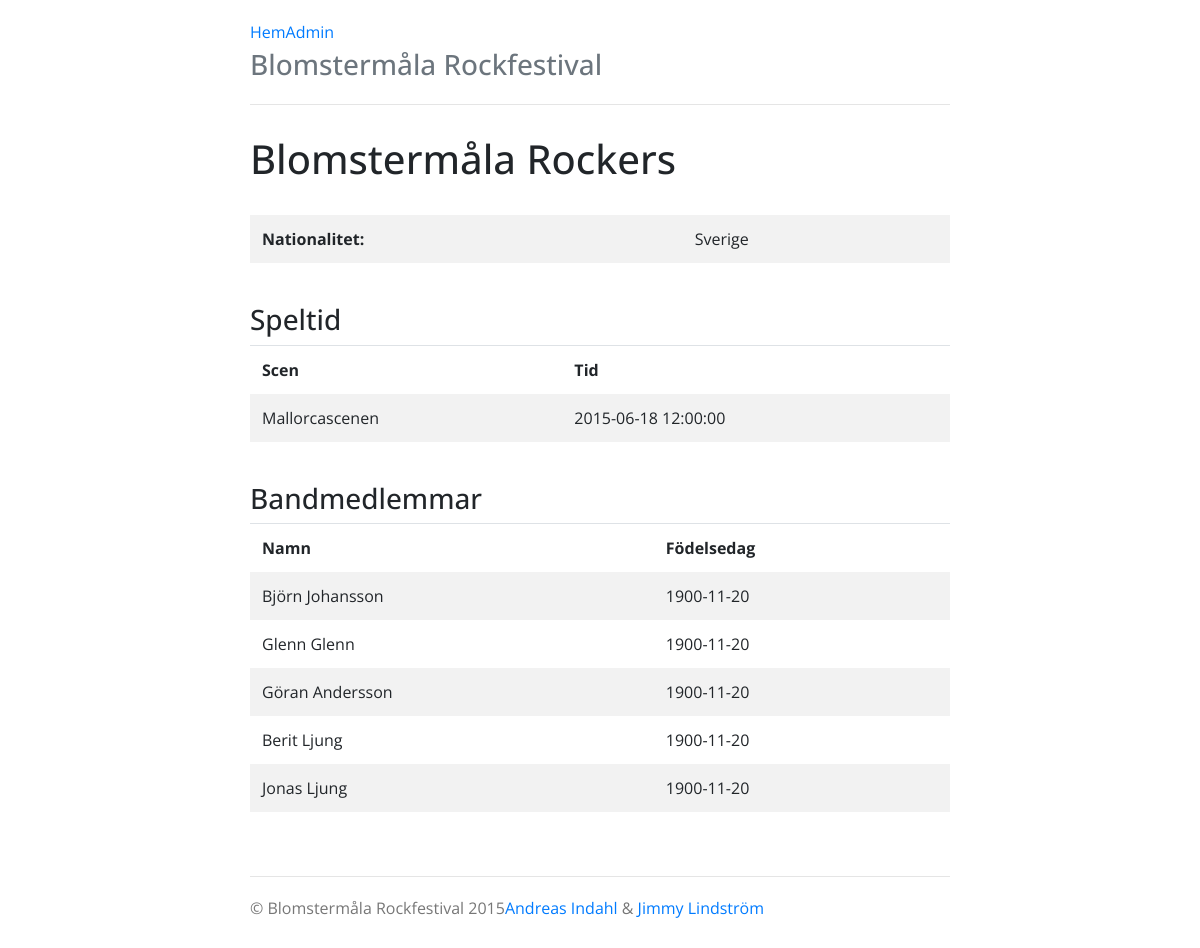
Page /band.php?id=1 on the committed database.
### tables this page shows
CREATE TABLE IF NOT EXISTS `band` (
  `id` int(11) NOT NULL,
  `namn` varchar(50) NOT NULL,
  `genre` varchar(50) NOT NULL,
  `land` varchar(50) NOT NULL,
  `kontaktperson` int(11) NOT NULL
);

CREATE TABLE IF NOT EXISTS `spelschema` (
  `id` int(11) NOT NULL,
  `band_id` int(11) NOT NULL,
  `scen_id` int(11) NOT NULL,
  `starttid` datetime NOT NULL,
  `sluttid` datetime NOT NULL
);

CREATE TABLE IF NOT EXISTS `scen` (
  `id` int(11) NOT NULL,
  `namn` varchar(50) NOT NULL,
  `kapacitet` int(11) NOT NULL
);

CREATE TABLE IF NOT EXISTS `bandmedlem` (
  `id` int(11) NOT NULL,
  `namn` varchar(50) NOT NULL,
  `fdatum` date NOT NULL,
  `band_id` int(11) NOT NULL
);

### lib/classes/Database.php (called while the page is built, shortened)
<?php
	class Database {
		private $pdo, $error = false, $query, $count, $result;
		private static $instance;
		private function __construct() {
			$this->pdo = new PDO(
				'mysql:host=localhost;dbname=rockfestival',
				'root',
				'',
				array(PDO::MYSQL_ATTR_INIT_COMMAND => 'SET NAMES utf8')
			);
		}
		public static function getInstance() {
			if (!isset(self::$instance)) {
				self::$instance = new Database();
			}
			return self::$instance;
		}
		public function query($sql, $params = array()) {
			if($this->query = $this->pdo->prepare($sql)) {
				$x = 1;
				if(count($params)){
					foreach($params as $param){
						$this->query->bindValue($x, $param);
						$x++;
					}
				}
				if($this->query->execute()){
					$this->result = $this->query->fetchAll(PDO::FETCH_OBJ);
					$this->count = $this->query->rowCount();
				}else{
					$this->error = true;
				}
			}
			return $this;
		}
		public function result() {
			return $this->result;
		}
		public function first() {
			return $this->result[0];
		}
		public function count() {
			return $this->count;
		}
	}

### band.php (the view, shortened to what this page needs)
<?php
include 'includes/header.php';
$db = Database::getInstance();
$id = $_GET['id'];
$band = $db->query("SELECT namn, land FROM band
			WHERE id = ?", array($id))->first();
$members = $db->query("SELECT namn, fdatum FROM bandmedlem
						WHERE band_id = ?", array($id))->result();
?>
<div class="row">
	<div class="col-md-12">
		<h1><?php echo $band->namn ?></h1>
		<br>
		<table class="table table-striped">
			<tbody>
				<tr>
					<td><strong>Nationalitet:</strong></td>
					<td><?php echo $band->land ?><br></td>
				</tr>
			</tbody>
		</table>
		<br>
		<h3>Speltid</h3>
		<?php
			$speltider = $db->query("SELECT scen.namn, spelschema.starttid FROM spelschema
							INNER JOIN scen ON scen.id = spelschema.scen_id
							WHERE spelschema.band_id = ?", array($id))->result();
			if (!$db->count()) {
				echo '<em>Bandet har inte fått någon speltid än</em><br><br>';
			} else {
		?>
			<table class="table table-striped">
				<thead>
					<tr>
						<td>Scen</td>
						<td>Tid</td>
					</tr>
				</thead>
				<tbody>
					<?php
						foreach($speltider as $speltid) {
							echo '
								<tr>
									<td>' . $speltid->namn . '</td>
									<td>' . $speltid->starttid . '</td>
								</tr>
							';
						}
					?>
				</tbody>
			</table>
		<?php
			}
		?>
		<br>
		<h3>Bandmedlemmar</h3>
		<table class="table table-striped">
			<thead>
				<tr>
					<td>Namn</td>
					<td>Födelsedag</td>
				</tr>
			</thead>
			<tbody id="bandmember-table">
				<?php
					foreach($members as $member) {
						echo '
							<tr>
								<td>' . $member->namn . '</td>
								<td>' . $member->fdatum . '</td>
							</tr>
						';
					}
				?>
			</tbody>
		</table>
<br><br>
<?php
include 'includes/footer.php';

### css/jumbotron-narrow.css (style rules this page uses)
body { padding-top: 20px; padding-bottom: 20px; }

### css/custom.css (style rules this page uses)
body { font-family: 'Open Sans', sans-serif; }
.table-striped thead td { font-weight: bold; }
.table-striped tbody td { border-top: none !important; }

### rows in the picture
band: namn "Blomstermåla Rockers", land "Sverige"
spelschema: scen.namn "Mallorcascenen", starttid "2015-06-18 12:00:00"
bandmedlem: namn "Björn Johansson", fdatum "1900-11-20"
bandmedlem: namn "Glenn Glenn", fdatum "1900-11-20"
bandmedlem: namn "Göran Andersson", fdatum "1900-11-20"
bandmedlem: namn "Berit Ljung", fdatum "1900-11-20"
bandmedlem: namn "Jonas Ljung", fdatum "1900-11-20"
